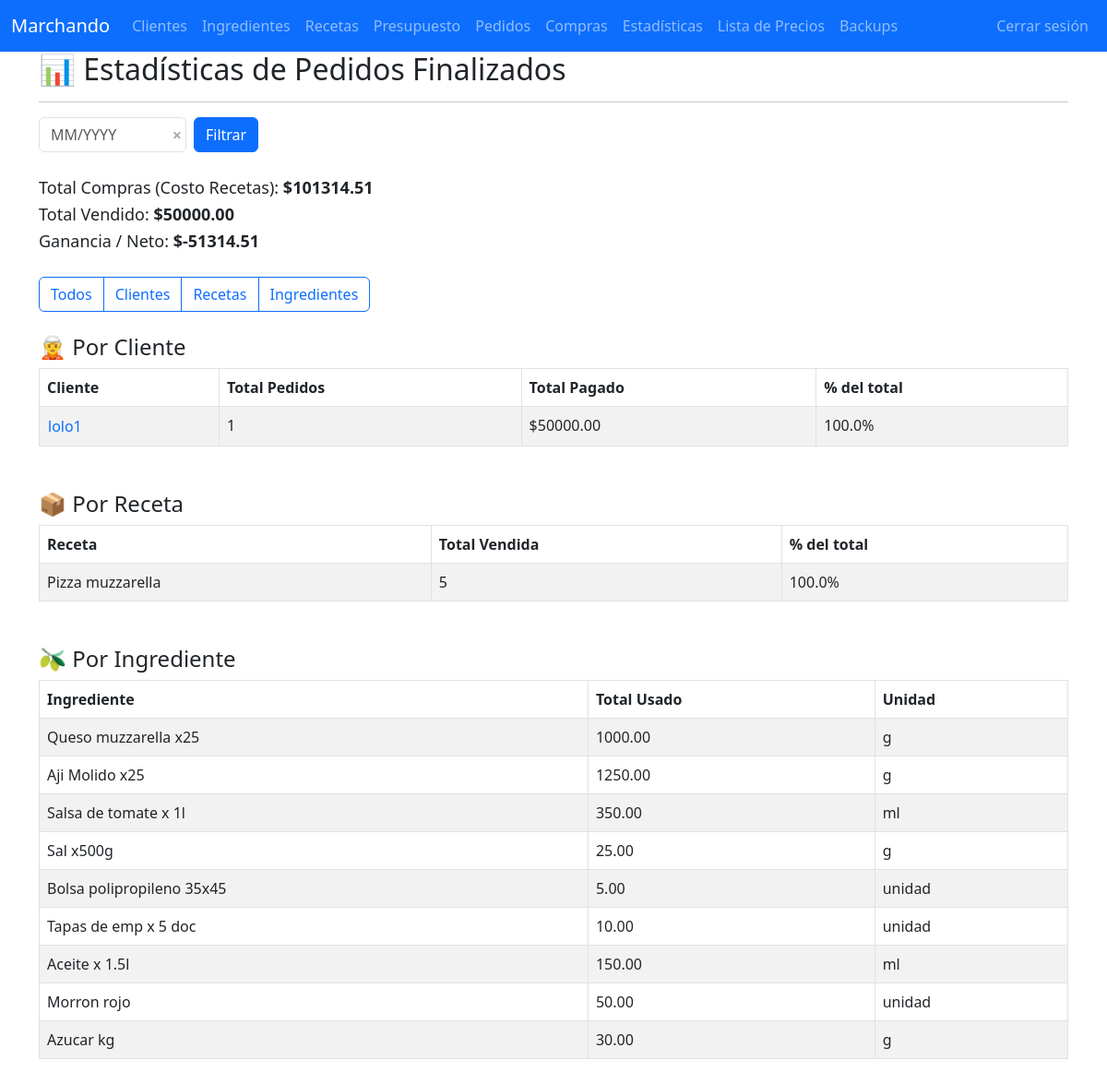
/estadisticas_pedidos (signed in), run on an earlier commit of the app's database.
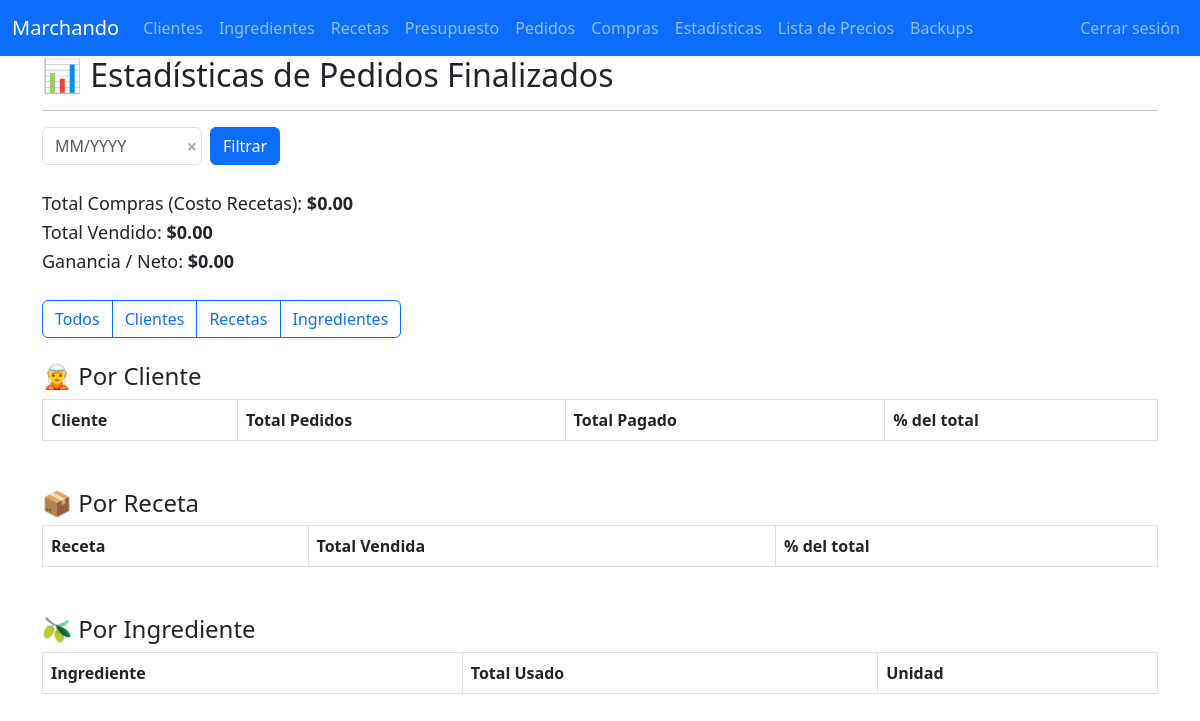
And on a later commit of the database.
### tables this page shows
CREATE TABLE clientes (
    id INTEGER PRIMARY KEY AUTOINCREMENT,
    nombre TEXT NOT NULL,
    contacto TEXT,
    direccion TEXT
);

CREATE TABLE recetas (
    id INTEGER PRIMARY KEY AUTOINCREMENT,
    nombre TEXT NOT NULL,
    referencia TEXT,
    UNIQUE(nombre)
);

CREATE TABLE ingredientes (
    id INTEGER PRIMARY KEY AUTOINCREMENT,
    producto TEXT NOT NULL,
    tipo TEXT,
    referencia TEXT,
    cantidad TEXT,
    unidad TEXT,
    costo_total REAL,
    costo_unitario REAL,
    ultima_actualizacion TEXT, codigo_barra,
    UNIQUE(producto)
);

### app.py (the view, shortened to what this page needs)
@app.route('/estadisticas_pedidos', methods=['GET'])
@login_required
def estadisticas_pedidos():
    conn = get_conn()
    cur = conn.cursor()
    fecha = request.args.get('fecha', '').strip()
    filtro_sql = ""
    params = []
    pedidos = cur.execute(
        f"SELECT * FROM pedidos p WHERE p.estado = 'finalizado' {filtro_sql}",
        params
    ).fetchall()
    total_recetas = sum([p['cantidad'] for p in pedidos]) if pedidos else 0
    total_vendido = sum([p['precio_total'] for p in pedidos]) if pedidos else 0
    ingredientes = cur.execute(f"""
        SELECT i.id,
               i.producto AS ingrediente,
               i.unidad AS unidad,
               i.costo_unitario AS costo_unitario,
               SUM(ri.cantidad * p.cantidad) AS total_usado
        FROM pedidos p
        JOIN receta_ingredientes ri ON p.receta_id = ri.receta_id
        JOIN ingredientes i ON ri.ingrediente_id = i.id
        WHERE p.estado = 'finalizado' {filtro_sql}
        GROUP BY i.id
    """, params).fetchall()
    total_costo = sum([f['total_usado'] * f['costo_unitario'] for f in ingredientes]) if ingredientes else 0
    clientes = cur.execute(f"""
        SELECT c.id,
               c.nombre AS cliente,
               COUNT(p.id) AS total_pedidos,
               SUM(p.precio_total) AS total_pagado
        FROM pedidos p
        JOIN clientes c ON p.cliente_id = c.id
        WHERE p.estado = 'finalizado' {filtro_sql}
        GROUP BY c.id
        ORDER BY total_pagado DESC
    """, params).fetchall()
    recetas = cur.execute(f"""
        SELECT r.id,
               r.nombre AS receta,
               SUM(p.cantidad) AS total_vendida
        FROM pedidos p
        JOIN recetas r ON p.receta_id = r.id
        WHERE p.estado = 'finalizado' {filtro_sql}
        GROUP BY r.id
        ORDER BY total_vendida DESC
    """, params).fetchall()
    conn.close()
    return render_template('estadisticas_pedidos.html',
                           total_recetas=total_recetas,
                           total_vendido=total_vendido,
                           total_costo=total_costo,
                           ganancia=total_vendido - total_costo,
                           clientes=clientes,
                           recetas=recetas,
                           ingredientes=ingredientes,
                           fecha=fecha)

### app.py (called while the page is built)
def login_required(f):
    @wraps(f)
    def decorated_function(*args, **kwargs):
        if not session.get('logged_in'): # PRUEBAS LOCALES
            return redirect(url_for('login', next=request.path))
        return f(*args, **kwargs)
    return decorated_function

def get_conn():
    conn = sqlite3.connect(DB_NAME)
    conn.row_factory = sqlite3.Row
    return conn

### templates/estadisticas_pedidos.html (shortened to what this page needs)
{% extends 'base.html' %}
{% block content %}
<link rel="stylesheet" href="https://cdn.jsdelivr.net/npm/flatpickr/dist/flatpickr.min.css">
<link rel="stylesheet" href="https://cdn.jsdelivr.net/npm/flatpickr/dist/plugins/monthSelect/style.css">
<h2>📊 Estadísticas de Pedidos Finalizados</h2>
<hr>
<form method="get" id="form-filtros" class="mb-4 d-flex gap-2 align-items-center">
  <div style="position: relative; width: 160px;">
    <input id="fecha" name="fecha" type="text"
           class="form-control {{ 'filtro-activo' if request.args.get('fecha') else '' }}"
           placeholder="MM/YYYY"
           value="{{ request.args.get('fecha', '') }}" autocomplete="off"
           style="padding-right: 30px;">
    <button type="button" id="btn-clear-fecha" title="Borrar filtro fecha" style="
      position: absolute;
      right: 5px;
      top: 50%;
      transform: translateY(-50%);
      border: none;
      background: transparent;
      color: #aaa;
      font-weight: bold;
      cursor: pointer;
      font-size: 18px;
      line-height: 1;
      padding: 0;
      user-select: none;
    ">&times;</button>
  </div>
  <button type="submit" class="btn btn-primary">Filtrar</button>
</form>
<div class="mb-4" style="font-size: 18px; line-height: 1.6;">
  <div>Total Compras (Costo Recetas): <strong>${{ '%.2f'|format(total_costo) }}</strong></div>
  <div>Total Vendido: <strong>${{ '%.2f'|format(total_vendido) }}</strong></div>
  <div>Ganancia / Neto: <strong>${{ '%.2f'|format(total_vendido - total_costo) }}</strong></div>
</div>
<div class="btn-group mb-4" role="group">
  <button class="btn btn-outline-primary" onclick="filtrar('todos')">Todos</button>
  <button class="btn btn-outline-primary" onclick="filtrar('clientes')">Clientes</button>
  <button class="btn btn-outline-primary" onclick="filtrar('recetas')">Recetas</button>
  <button class="btn btn-outline-primary" onclick="filtrar('ingredientes')">Ingredientes</button>
</div>
<div id="tabla_clientes" class="filtro-seccion mb-5">
  <h4>🧝 Por Cliente</h4>
  <table class="table table-bordered table-striped">
    <thead>
      <tr>
        <th>Cliente</th>
        <th>Total Pedidos</th>
        <th>Total Pagado</th>
        <th>% del total</th>
      </tr>
    </thead>
    <tbody>
      {% for c in clientes %}
      <tr>
        <td>
          <button class="btn btn-link p-0" style="text-decoration: none;"
                  data-bs-toggle="modal"
                  data-bs-target="#modalCliente"
                  data-cliente-id="{{ c.id }}"
                  data-cliente-nombre="{{ c.cliente }}">
            {{ c.cliente }}
          </button>
        </td>
        <td>{{ c.total_pedidos }}</td>
        <td>${{ '%.2f'|format(c.total_pagado) }}</td>
        <td>{{ '%.1f'|format((c.total_pagado / total_vendido * 100) if total_vendido else 0) }}%</td>
      </tr>
      {% endfor %}
    </tbody>
  </table>
</div>
<div id="tabla_recetas" class="filtro-seccion mb-5">
  <h4>📦 Por Receta</h4>
  <table class="table table-bordered table-striped">
    <thead>
      <tr>
        <th>Receta</th>
        <th>Total Vendida</th>
        <th>% del total</th>
      </tr>
    </thead>
    <tbody>
      {% for r in recetas %}
      <tr>
        <td>{{ r.receta }}</td>
        <td>{{ r.total_vendida }}</td>
        <td>{{ '%.1f'|format((r.total_vendida / total_recetas * 100) if total_recetas else 0) }}%</td>
      </tr>
      {% endfor %}
    </tbody>
  </table>
</div>
<div id="tabla_ingredientes" class="filtro-seccion mb-5">
  <h4>🫒 Por Ingrediente</h4>
  <table class="table table-bordered table-striped">
    <thead>
      <tr>
        <th>Ingrediente</th>
        <th>Total Usado</th>
        <th>Unidad</th>
      </tr>
    </thead>
    <tbody>
      {% for i in ingredientes %}
      <tr>
        <td>{{ i.ingrediente }}</td>
        <td>{{ '%.2f'|format(i.total_usado) }}</td>
        <td>{{ i.unidad }}</td>
      </tr>
      {% endfor %}
    </tbody>
  </table>
</div>
{% endblock %}

What changed in the data, as far as the page shows it:
removed clientes: cliente "lolo1", total_pedidos "1", total_pagado "50000.00", total_pagado "100.0"
no longer on this page (row edited): recetas: receta "Pizza muzzarella", total_vendida "5", total_vendida "100.0"
removed ingredientes: ingrediente "Queso muzzarella x25", total_usado "1000.00", unidad "g"
removed ingredientes: ingrediente "Aji Molido x25", total_usado "1250.00", unidad "g"
removed ingredientes: ingrediente "Salsa de tomate x 1l", total_usado "350.00", unidad "ml"
removed ingredientes: ingrediente "Sal x500g", total_usado "25.00", unidad "g"
removed ingredientes: ingrediente "Bolsa polipropileno 35x45", total_usado "5.00", unidad "unidad"
removed ingredientes: ingrediente "Tapas de emp x 5 doc", total_usado "10.00", unidad "unidad"
removed ingredientes: ingrediente "Aceite x 1.5l", total_usado "150.00", unidad "ml"
removed ingredientes: ingrediente "Morron rojo", total_usado "50.00", unidad "unidad"
removed ingredientes: ingrediente "Azucar kg", total_usado "30.00", unidad "g"
Also different on the page:
{{ '%.2f'|format(total_costo) }}: "101314.51" → "0.00"
{{ '%.2f'|format(total_vendido) }}: "50000.00" → "0.00"
{{ '%.2f'|format(total_vendido - total_costo) }}: "-51314.51" → "0.00"
